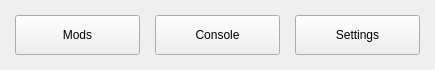
     <widget class="QWidget" name="top_widget" native="true">
      <property name="sizePolicy">
       <sizepolicy hsizetype="Minimum" vsizetype="Minimum">
        <horstretch>0</horstretch>
        <verstretch>0</verstretch>
       </sizepolicy>
      </property>
      <layout class="QHBoxLayout" name="horizontalLayout_6">
       <property name="spacing">
        <number>15</number>
       </property>
       <property name="sizeConstraint">
        <enum>QLayout::SetMaximumSize</enum>
       </property>
       <property name="leftMargin">
        <number>15</number>
       </property>
       <property name="topMargin">
        <number>15</number>
       </property>
       <property name="rightMargin">
        <number>15</number>
       </property>
       <property name="bottomMargin">
        <number>15</number>
       </property>
       <item>
        <widget class="QPushButton" name="mods_button">
         <property name="sizePolicy">
          <sizepolicy hsizetype="Preferred" vsizetype="Minimum">
           <horstretch>0</horstretch>
           <verstretch>0</verstretch>
          </sizepolicy>
         </property>
         <property name="minimumSize">
          <size>
           <width>125</width>
           <height>40</height>
          </size>
         </property>
         <property name="maximumSize">
          <size>
           <width>16777215</width>
           <height>40</height>
          </size>
         </property>
         <property name="cursor">
          <cursorShape>PointingHandCursor</cursorShape>
         </property>
         <property name="text">
          <string>Mods</string>
         </property>
        </widget>
       </item>
       <item>
        <widget class="QPushButton" name="console_button">
         <property name="sizePolicy">
          <sizepolicy hsizetype="Preferred" vsizetype="Minimum">
           <horstretch>0</horstretch>
           <verstretch>0</verstretch>
          </sizepolicy>
         </property>
         <property name="minimumSize">
          <size>
           <width>125</width>
           <height>40</height>
          </size>
         </property>
         <property name="maximumSize">
          <size>
           <width>16777215</width>
           <height>40</height>
          </size>
         </property>
         <property name="cursor">
          <cursorShape>PointingHandCursor</cursorShape>
         </property>
         <property name="text">
          <string>Console</string>
         </property>
        </widget>
       </item>
       <item>
        <widget class="QPushButton" name="settings_button">
         <property name="sizePolicy">
          <sizepolicy hsizetype="Preferred" vsizetype="Minimum">
           <horstretch>0</horstretch>
           <verstretch>0</verstretch>
          </sizepolicy>
         </property>
         <property name="minimumSize">
          <size>
           <width>125</width>
           <height>40</height>
          </size>
         </property>
         <property name="maximumSize">
          <size>
           <width>16777215</width>
           <height>40</height>
          </size>
         </property>
         <property name="cursor">
          <cursorShape>PointingHandCursor</cursorShape>
         </property>
         <property name="text">
          <string>Settings</string>
         </property>
        </widget>
       </item>
      </layout>
     </widget>
